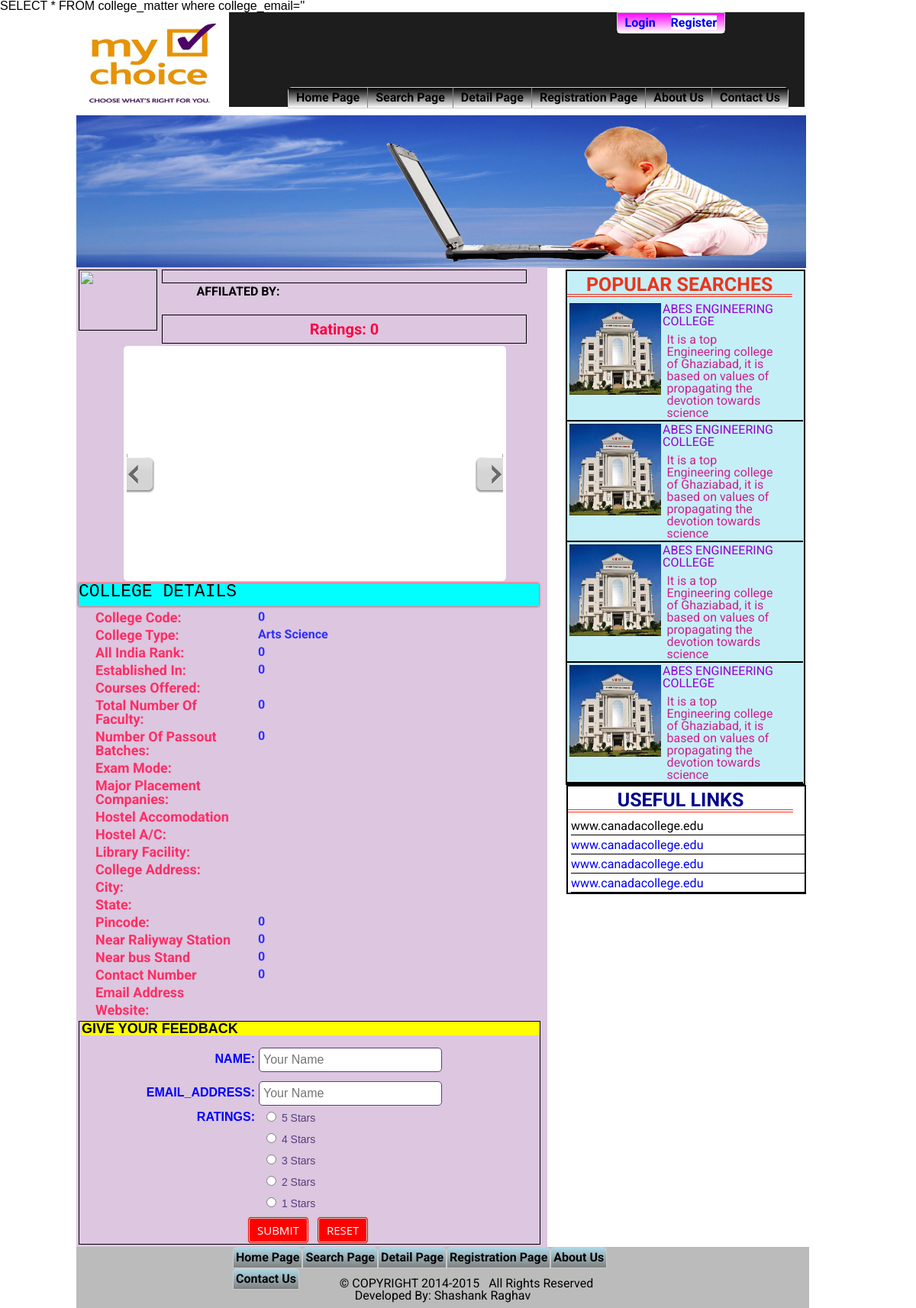
/college_details.php?id=44, run on the app's committed database.
### tables this page shows
CREATE TABLE IF NOT EXISTS `college_detail` (
  `id` int(15) NOT NULL,
  `college_code` int(10) NOT NULL,
  `college_name` varchar(150) NOT NULL,
  `college_rank` int(200) NOT NULL,
  `college_type` varchar(100) NOT NULL,
  `college_est` int(15) NOT NULL,
  `college_courses` varchar(100) NOT NULL,
  `college_faculty` int(20) NOT NULL,
  `college_batch` int(15) NOT NULL,
  `college_pcompany` varchar(40) NOT NULL,
  `college_approved` varchar(40) NOT NULL,
  `college_admode` varchar(20) NOT NULL,
  `college_hostel` varchar(20) NOT NULL,
  `college_hosac` varchar(20) NOT NULL,
  `college_library` varchar(20) NOT NULL,
  `college_address` varchar(50) NOT NULL,
  `college_city` varchar(150) NOT NULL,
  `college_state` varchar(150) NOT NULL,
  `college_pincode` int(6) NOT NULL,
  `college_rlystn` int(4) NOT NULL,
  `college_busstn` int(6) NOT NULL,
  `college_website` varchar(50) NOT NULL,
  `college_contact` int(10) NOT NULL,
  `college_email` varchar(50) NOT NULL,
  `password` varchar(100) NOT NULL,
  `approved` int(2) NOT NULL DEFAULT '0',
  `deleted` int(2) NOT NULL DEFAULT '0',
  `deleted_by` varchar(250) NOT NULL,
  `total_rate` int(250) NOT NULL DEFAULT '0',
  `total_count` int(250) NOT NULL DEFAULT '0',
  `ratings` int(250) NOT NULL DEFAULT '0',
  `visited` int(100) NOT NULL DEFAULT '0',
  `meta` varchar(500) NOT NULL
);

### college_details.php (the view, shortened to what this page needs)
<?php
$id= $_REQUEST['id'];
$sql="SELECT * FROM college_detail where id=$id";
$result=mysql_query($sql) OR DIE(mysql_error());
$row	=	mysql_fetch_array($result);
$email = $row['college_email'];
$sql_college_matter= "SELECT * FROM college_matter where college_email='".$email."'";
$result_college_matter = mysql_query($sql_college_matter) or DIE(mysql_error());
$row_college_matter= mysql_fetch_array($result_college_matter);
?>
<?php include('header.php'); ?>
		<div class="info">
		<img src="image/header.jpg" height="200px" width="100%" />
		</div>
		<div class="content_registration">
		<div class="content_search_left_details">
			<div class="college_logo">
			<img src="<?php echo "Admin/college_image/" .$row_college_matter['college_logo'] ?>" width= "101px" height="78px"/>
			</div>
			<div class="college_name_detail">
			</div>
			<div class="affilated detail_detail">
				<div class="label"> AFFILATED BY:</div>
			</div>
			<div class="college_name_detail">
			<span>Ratings:</span>
			<?php echo $row['ratings']; ?>
			</div>
			<div id="container">
			<div class="flexslider">
	  		</div>
			</div>
			<div class="detail_box"> COLLEGE DETAILS</div>
					<div class="details">
							<div class="detail_wrapper">
								<div class="detail_label1"> College Code: </div>
								<div class="detail_text1">  <?php echo $row['college_code']; ?> </div>
							</div>
						<div class="detail_wrapper">
								<div class="detail_label1"> College Type: </div>
								<div class="detail_text1">  <?php echo $row['college_type']; ?> </div>
						</div>
						<div class="detail_wrapper">
								<div class="detail_label1"> All India Rank: </div>
								<div class="detail_text1">  <?php echo $row['college_rank']; ?> </div>
						</div>
						<div class="detail_wrapper">
								<div class="detail_label1"> Established In: </div>
								<div class="detail_text1">  <?php echo $row['college_est']; ?> </div>
						</div>
						<div class="detail_wrapper">
								<div class="detail_label1"> Courses Offered: </div>
						</div>
						<div class="detail_wrapper">
								<div class="detail_label1"> Total Number Of Faculty: </div>
								<div class="detail_text1">  <?php echo $row['college_faculty']; ?> </div>
						</div>
						<div class="detail_wrapper">
								<div class="detail_label1"> Number Of Passout Batches: </div>
								<div class="detail_text1"> <?php echo $row['college_batch']; ?> </div>
						</div>
						<div class="detail_wrapper">
								<div class="detail_label1"> Exam Mode: </div>
						</div>
						<div class="detail_wrapper">
								<div class="detail_label1"> Major Placement Companies: </div>
						</div>
						<div class="detail_wrapper">
								<div class="detail_label1"> Hostel Accomodation </div>
						</div>
						<div class="detail_wrapper">
								<div class="detail_label1"> Hostel A/C: </div>
						</div>
						<div class="detail_wrapper">
								<div class="detail_label1"> Library Facility: </div>
						</div>
						<div class="detail_wrapper">
								<div class="detail_label1"> College Address: </div>
						</div>
						<div class="detail_wrapper">
								<div class="detail_label1"> City: </div>
						</div>
						<div class="detail_wrapper">
								<div class="detail_label1"> State: </div>
						</div>
						<div class="detail_wrapper">
								<div class="detail_label1"> Pincode: </div>
								<div class="detail_text1">  <?php echo $row['college_pincode']; ?> </div>
						</div>
						<div class="detail_wrapper">
								<div class="detail_label1"> Near Raliyway Station </div>
								<div class="detail_text1">  <?php echo $row['college_rlystn']; ?> </div>
						</div>
						<div class="detail_wrapper">
								<div class="detail_label1"> Near bus Stand </div>
								<div class="detail_text1">  <?php echo $row['college_busstn']; ?> </div>
						</div>
						<div class="detail_wrapper">
								<div class="detail_label1"> Contact Number </div>
								<div class="detail_text1">  <?php echo $row['college_contact']; ?> </div>
						</div>
						<div class="detail_wrapper">
								<div class="detail_label1"> Email Address </div>
						</div>
						<div class="detail_wrapper">
								<div class="detail_label1"> Website: </div>
						</div>
					</div>
					<div>
			<FORM method="POST" action= "#">
			<div class="feedbak">
				<div class="feedbak_title">
					Give Your Feedback
				</div>
				<div class="field">
				<div class="label_feedback"> NAME: </div>
				<input type="text" class="text_feedback" name="name" placeholder="Your Name">
				</div>
				<div class="field">
				<div class="label_feedback">  EMAIL_ADDRESS: </div>
				<input type="text" class="text_feedback" name="email" placeholder="Your Name">
				</div>
				<div class="field">
				<div class="label_feedback">  RATINGS: </div>
					<DIV class="checkbox_feedback">
					<li>
                	<input type="radio" name="rate" value="5">
                	5 Stars</li>
                	<li>
                	<input type="radio" name="rate" value="4">
                	4 Stars</li>
                	<li>
                	<input type="radio" name="rate" value="3">
                	3 Stars</li>
                	<li>
                	<input type="radio" name="rate" value="2">
                	2 Stars</li><li>
                	<input type="radio" name="rate" value="1">
                	1 Stars</li>
					</DIV>
				</div>
				<div class="field">
				<input type="submit" class="search_button_feedback" name="submit" value="Submit">
				<input type="submit" class="search_button_feedback2" name="name" value="RESET">
				</div>
			</div>
			</FORM>
		</div>
		</div>
		<div class="suggestion">
				<div class="suggesstion_heading"> POPULAR SEARCHES</div>
				<div class="suggesstion1">
					<div class="suggestion_image">
					<img src="image/ab_m.gif" width="120px" height="120px"/>
					</div>
					<div class="suggesstion_title">
						ABES ENGINEERING COLLEGE
					</div>
					<div class="suggesstion_detail">
						It is a top Engineering college of Ghaziabad,
						it is based on values of propagating the devotion towards science
					</div>
				</div>
				<div class="suggesstion1">
					<div class="suggestion_image">
					<img src="image/ab_m.gif" width="120px" height="120px"/>
					</div>
					<div class="suggesstion_title">
						ABES ENGINEERING COLLEGE
					</div>
					<div class="suggesstion_detail">
						It is a top Engineering college of Ghaziabad,
						it is based on values of propagating the devotion towards science
					</div>
				</div>
				<div class="suggesstion1">
					<div class="suggestion_image">
					<img src="image/ab_m.gif" width="120px" height="120px"/>
					</div>
					<div class="suggesstion_title">
						ABES ENGINEERING COLLEGE
					</div>
					<div class="suggesstion_detail">
						It is a top Engineering college of Ghaziabad,
						it is based on values of propagating the devotion towards science
					</div>
				</div>
				<div class="suggesstion1">
					<div class="suggestion_image">
					<img src="image/ab_m.gif" width="120px" height="120px"/>
					</div>
					<div class="suggesstion_title">
						ABES ENGINEERING COLLEGE
					</div>
					<div class="suggesstion_detail">
						It is a top Engineering college of Ghaziabad,
						it is based on values of propagating the devotion towards science
					</div>
				</div>
			</div>
					<div class="Useful_links">
						<div class="useful_links_heading">
							USEFUL LINKS
						</div>
						<div class="links">
							<a style="color:black;" href="http://www.canadacollege.edu/" class="link" target="_blank"> www.canadacollege.edu </a>
						</div>
						<div class="links">
							<a href="http://www.canadacollege.edu/" class="link" target="_blank"> www.canadacollege.edu </a>
						</div>
						<div class="links">
							<a href="http://www.canadacollege.edu/" class="link" target="_blank"> www.canadacollege.edu </a>
						</div>
						<div class="links">
							<a href="http://www.canadacollege.edu/" class="link" target="_blank"> www.canadacollege.edu </a>
						</div>
					</div>
		</div>
				<footer>
						<div class="footer_menu">
								<div class="footer_menu_bar">
								<ul>
									<li>Home Page</li>
									<li>Search Page</li>
									<li>Detail Page</li>
									<li>Registration Page</li>
									<li>About Us</li>
									<li>Contact Us</li>
								</ul>
								</div>
						</div>
							<center>
							<div class="footer_line1">
							&copy COPYRIGHT 2014-2015  &nbsp  All Rights Reserved
							</div>
							<div class="footer_line2">
							Developed By: Shashank Raghav
							</div>
							</center>
				</footer>
		</main>
		</body>
		</html>

### header.php (shortened to what this page needs)
<!doctype html>
<html>
<head>
<link rel="stylesheet" type="text/css" href="css/style.css"/>
	<link rel="stylesheet" href="js/flexslider.css" type="text/css" media="screen" />
	<link rel="stylesheet" href="demo-stuff/demo.css" type="text/css" media="screen" />
</head>
<body>
	<main>
		<header>
			<div class="header_logo">
			<img src="image/logo.jpg" height="134.5px" width="200px"/>
			</div>
			<div class="header_menu">
				<div class="top_header_menu">
						<div class="log_reg">
							<ul>
								<a href="Admin/sign-in.php"><li>Login</li></a>
								<li><a href="college_registration.php">Register</a></li></a>
							</ul>
						</div>
				</div>
				<div class="bottom_header_menu">
						<div class="header_menu_bar">
							<ul>
								<li>Home Page</li>
								<li>Search Page</li>
								<li>Detail Page</li>
								<li>Registration Page</li>
								<li>About Us</li>
								<li>Contact Us</li>
							</ul>
						</div>
				</div>
			</div>
		</header>

### js/flexslider.css (style rules this page uses)
.flexslider { width: 100%; margin: 0; padding: 0; }
.flexslider { background: #fff; border: 4px solid #fff; position: relative; -webkit-border-radius: 5px; -moz-border-radius: 5px; -o-border-radius: 5px; border-radius: 5px; zoom: 1; }

### css/demo.css (style rules this page uses)
html, body, div, span, applet, object, iframe,h1, h2, h3, h4, h5, h6, p, blockquote, pre,a, abbr, acronym, address, big, cite, code,del, dfn, em, img, ins, kbd, q, s, samp,small, strike, strong, sub, sup, tt, var,b, u, i, center,dl, dt, dd, ol, ul, li,fieldset, form, label, legend,table, caption, tbody, tfoot, thead, tr, th, td,article, aside, canvas, details, embed,figure, figcaption, footer, header, hgroup,menu, nav, output, ruby, section, summary,time, mark, audio, video { margin: 0; padding: 0; border: 0; font-size: 100%; font: inherit; vertical-align: baseline; }
article, aside, details, figcaption, figure,footer, header, hgroup, menu, nav, section { display: block; }
body { line-height: 1; }
ol, ul { list-style: none; }
body { background: url(body.png) repeat left top; font-family: 'Georgia', 'Arial', sans-serif; }
#container { width: 80%; max-width: 800px; margin: 0 auto; }

### data on the page
college_detail: ratings "0", college_code "0", college_type "Arts Science", college_rank "0", college_est "0", college_faculty "0", college_batch "0", college_pincode "0", college_rlystn "0", college_busstn "0", college_contact "0"
